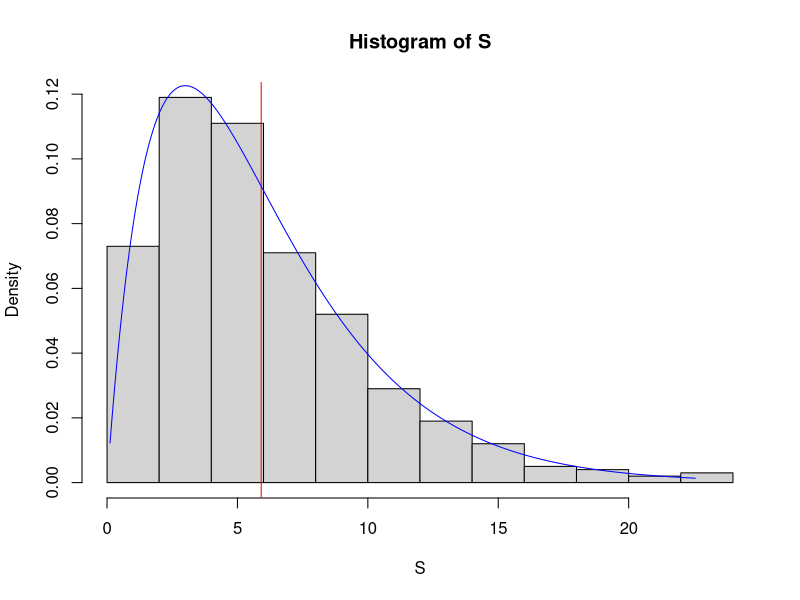

This figure's R source: (Note: this script raises an error after producing the figure.)
# Assignment – 2

# Question # 2
# Generate a sample of size 500 from Gamma distribution, using the shape 
#   parameter 2 and scale parameter 3.
# Write a R function for the Likelihood function of the Gamma Distribution
# Find the maximum likelihood estimate for the shape and scale parameter. You 
#   may use the “optim” or “nlm” function to optimize the likelihood function.
# Comment of the estimates that you obtained.

set.seed(123456)

n = 500       # number of observations in our sample
alpha = 2     # shape
beta = 3      # scale
S = rgamma(n, shape=alpha, scale=beta)  # our sample data 

mu = alpha * beta   # population mean

# let's plot the sample along with theoretical gamma pdf to see what we have
hist(S, prob=TRUE)
abline(v = mean(S), col="red")
xx = seq(min(S), max(S), by=0.01)
lines(xx, dgamma(xx, shape=alpha, scale=beta), col="blue")

mu; mean(S)

#############################################################################
#
# Probability Density Function for Gamma Distribution
#   f(x;alpha,beta) = (x^(alpha-1) * exp(-x/beta)) / (gamma(alpha)*beta^k)
#
# Log Likelihood formula
#   A = alpha
#   B = beta
#   l(x;A,B) = -n*A*log(B) - n*log(gamma(A)) - sum(x)/B + (A-1)*sum(log(x))
#
# Reference:
#   https://www.utstat.toronto.edu/~brunner/oldclass/appliedf12/lectures/2101f12Likelihood1.pdf
#
#############################################################################

# Gamma Minus Log Likelihood
gmll = function(theta, D) {
  a = theta[1]
  b = theta[2]
  n = length(D)
  sumD = sum(D)
  sumlogD = sum(log(D))
  ret = n*a*log(b) + n*lgamma(a) + sumD/b - (a-1)*sumlogD
  ret
}
E = nlm(gmll, c(alpha, beta), D=S)
E$estimate

# Gamma Minus Log Likelihood
gmll2 <- function(theta, D) {
  ret = -sum(dgamma(D, shape=theta[1], scale=theta[2], log=TRUE))
  ret
}
E = nlm(gmll2, c(alpha, beta), D=S)
E2$estimate


# ---------------- FINAL ESTIMATE ----------------
alpha.hat = E$estimate[1]     # 1.970140
beta.hat = E$estimate[2]      # 3.000276


# ---------------- COMMENTS ----------------
# both versions of the gmll function yielded the same results.
# alpha.hat = 1.970140  (98.5% of value for alpha)
# beta.hat = 3.000276  (100.01% of value for beta)
# So ... pretty good estimates!  


####################################################
#               ALTERNATIVE METHOD                 #
####################################################

alpha = seq(0.001, 5, by=0.0001)
beta = 3
L = -n*alpha*log(beta) - n*log(gamma(alpha)) - sum(S)/beta + (alpha-1)*sum(log(S))
plot(alpha, L, type="l")
alpha.hat = alpha[which.max(L)]
abline(v=alpha.hat, col="red")
alpha.hat


beta = seq(0.001, 6, by=0.0001)
alpha = 2
L2 = -n*alpha*log(beta) - n*log(gamma(alpha)) - sum(S)/beta + (alpha-1)*sum(log(S))
plot(beta, L2, type="l")
beta.hat = beta[which.max(L2)]
abline(v=beta.hat, col="red")
beta.hat

# summary
alpha.hat  # 1.9703
beta.hat   # 2.9555






# https://machinelearningmastery.com/linear-regression-with-maximum-likelihood-estimation/


